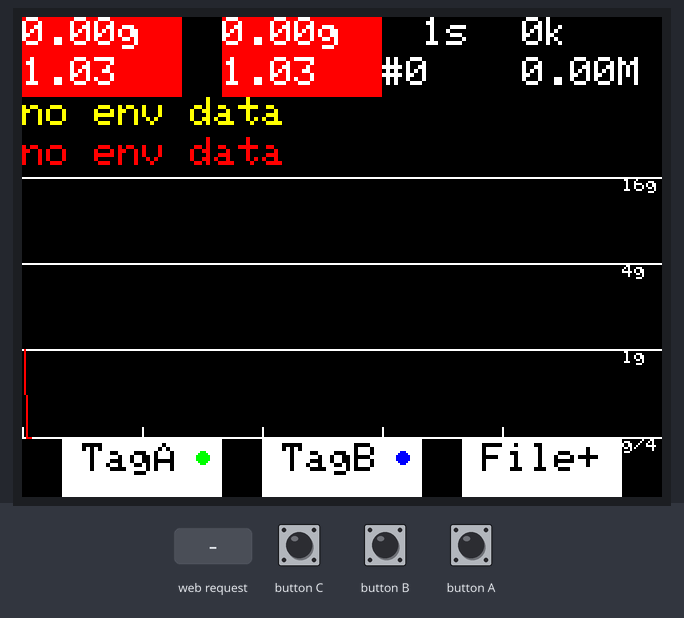
Bench run of a sketch on a simulated ESP32. Parts: 320×240 colour display. Inputs (shaded band) come from the test bench. Storage starts empty; what the sketch prints to the serial monitor is not drawn.

Above: at 1.3 s.
1.4 s: button C pressed for 0.15 s
At 1.78 s:
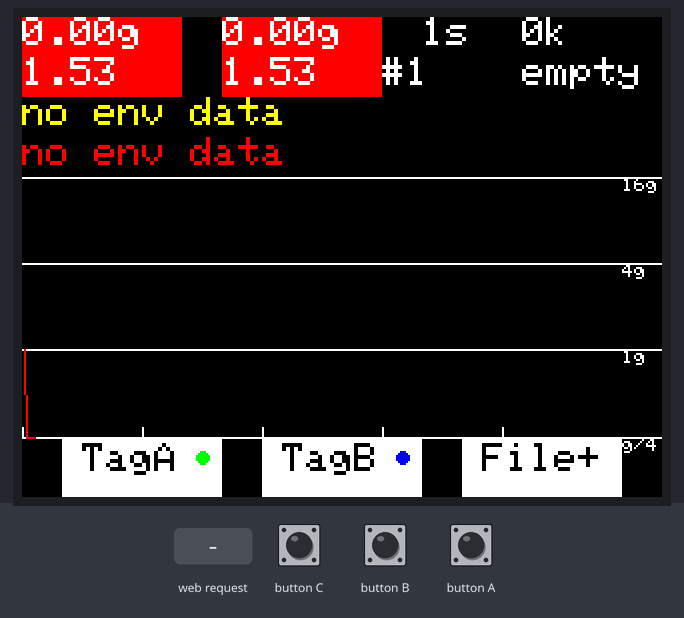
4.5 s: HTTP request GET /data_ received
At 4.78 s:
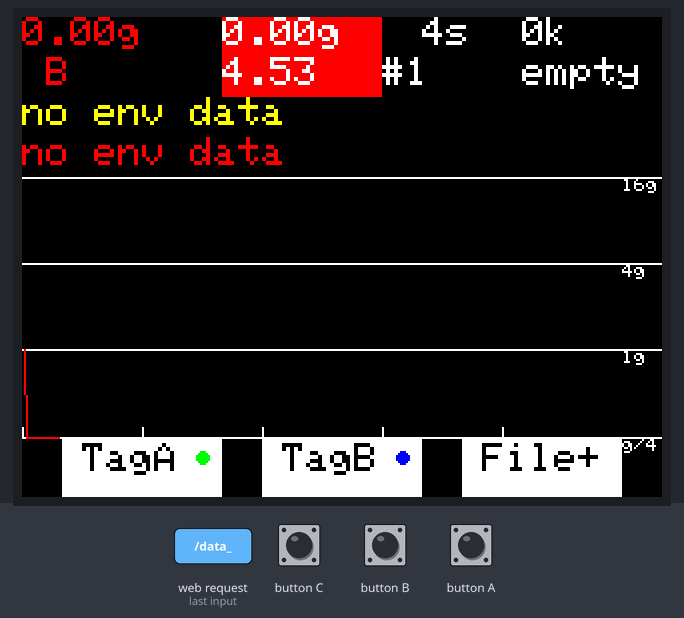
7.5 s: button B pressed for 0.15 s
At 7.9 s:
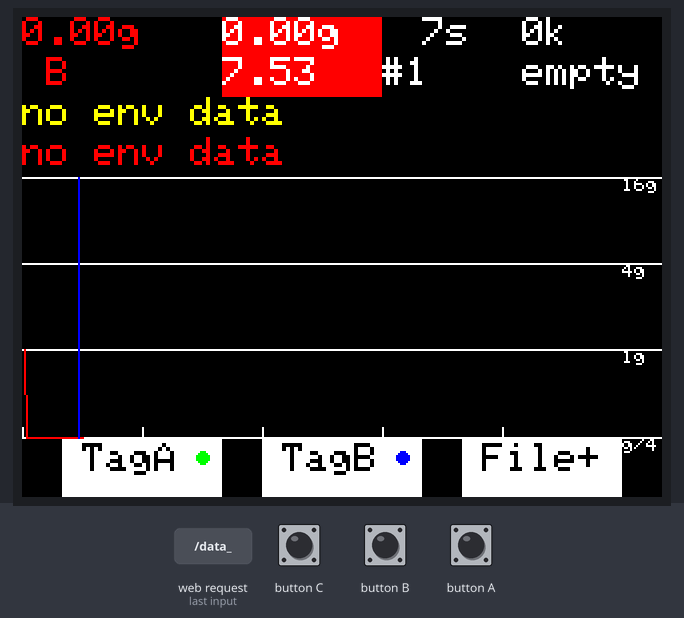
10.0 s: button A pressed for 0.15 s
At 10.28 s:
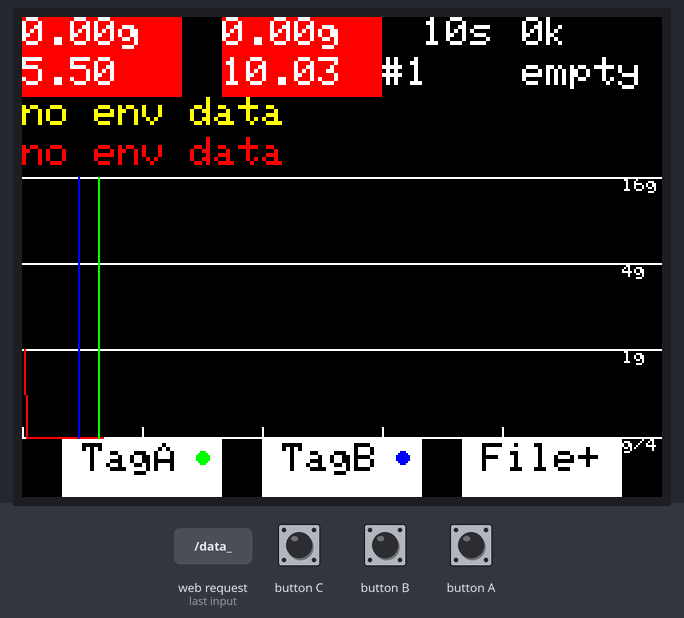
12.5 s: button C pressed for 1 s
At 12.79 s:
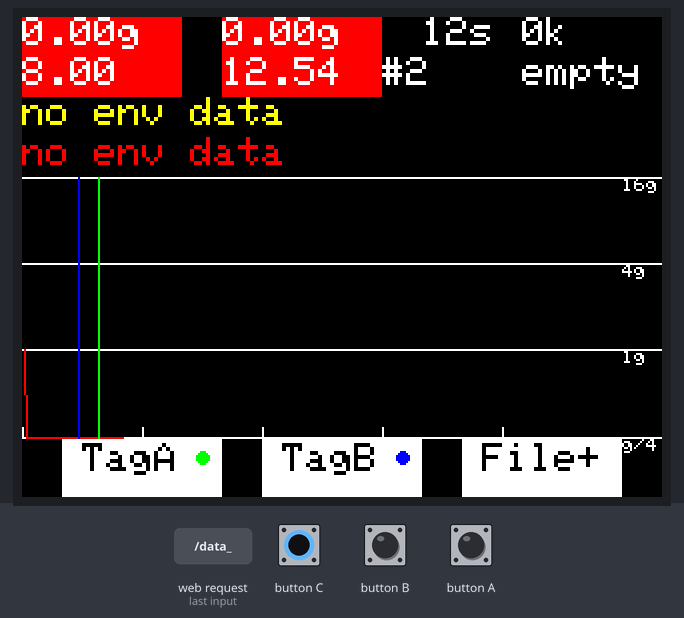
15.0 s: button B pressed for 1 s
At 15.29 s:
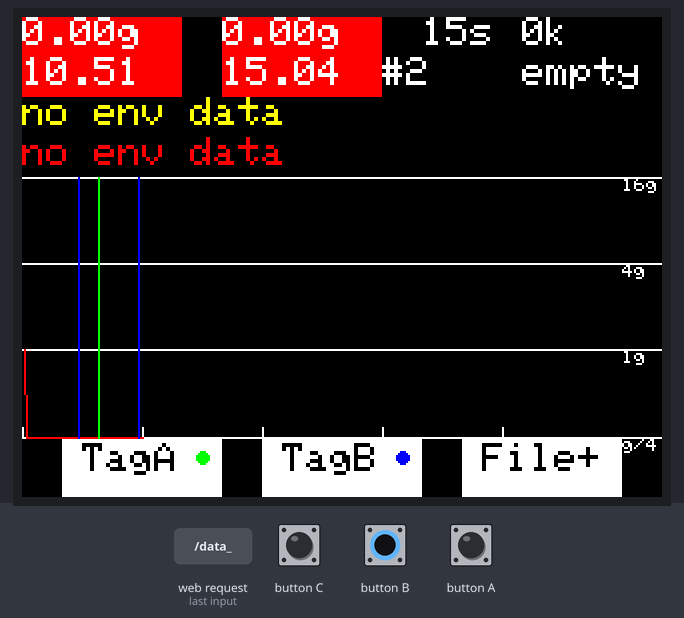
Timing chart, 0 to 18.0 s (numbered marks = the images above; inputs shaded):
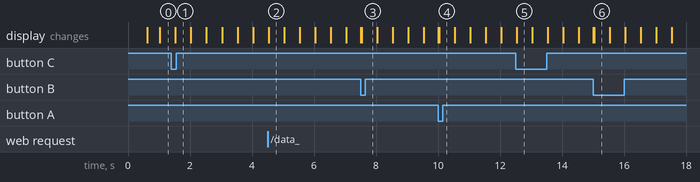

Measured:
- after the input at 1.4 s, the display: changes after 0.13 s (image 1)
- after the input at 4.5 s, the display: changes at once (image 2)
- after the input at 7.5 s, the display: first changes at once (image 3 shows a later state)
- after the input at 10.0 s, the display: first changes at once (image 4 shows a later state)
- what the display in image 2 shows lasts 0.5 s, from 4.5 s to 5.0 s

The sketch:

AccelServer.ino
```cpp
#include <M5Stack.h>
#include <WiFi.h>
#include <WiFiClient.h>
#include <WiFiAP.h>
#include <SD.h>
#include <SPI.h>
auto colorA = YELLOW;
auto colorB = RED;
// WiFi network configuration
const char* ssid = "M5Stack_AP";
const char* password = "12345678";
IPAddress local_ip({192,168,100,1});
IPAddress gateway=local_ip;
IPAddress subnet({255,255,255,0});
long lastLogTime = 0;
long xCoord = 0;
const int minY = 80;
const int maxY = 210;
const float minLog = 0.25;
const float maxLog = 16;
// Server for tcp connections
WiFiServer server(1234);

//http server with uri and header handling
#include <WebServer.h>
WebServer webServer(80);
String envData="no env data";
String envDataA="no env data";
String envDataB="no env data";

File logFile;
const int MAX_CLIENTS=2;
WiFiClient clients[MAX_CLIENTS] ;
String lastData[MAX_CLIENTS];
long int lastTime[MAX_CLIENTS];
String buffer;
int fileNumber = 0;
bool buttonApressed = false;
bool buttonBpressed = false;
bool buttonCpressed = false;
void setup() {
  M5.begin();
  Serial.begin(115200);
 if(buffer.reserve(5000)){
    Serial.println("Buffer reserved");
  } else
  {
    M5.Lcd.println("Failed to reserve buffer");
  }
  // Initialize the screen
  M5.Lcd.println("Starting...");

  // Initialize SD card
  if (!SD.begin()) {
    M5.Lcd.println("SD Card initialization failed!");
    delay(2000);
    ESP.restart();
  }
  // find the largest number for the file name and create data_NN+1.txt
  while (SD.exists("/data_" + String(fileNumber) + ".txt")) {
    fileNumber++;
  }
 logFile = SD.open("/data_" + String(fileNumber) + ".txt", FILE_WRITE);
 logFile.println("# starting at unknown time");
 logFile.flush();

  if (!logFile) {
    M5.Lcd.println("Failed to open file for writing!");
  }

  // Set up Wi-Fi access point
  WiFi.softAPConfig(local_ip, gateway, subnet);
  WiFi.softAP(ssid, password);

  M5.Lcd.println("Access point set up!");
  M5.Lcd.print("SSID: ");
  M5.Lcd.println(ssid);
  M5.Lcd.print("Password: ");
  M5.Lcd.println(password);
  M5.Lcd.print("IP address: ");
  M5.Lcd.println(WiFi.softAPIP());

  // Start the server
  server.begin();
  webServer.begin();
  webServer.on("/",  []() {
    //list files on SD card
    //html content

    File root = SD.open("/");
    String files = "";
    //send header


    while (File file = root.openNextFile()) {
      //http link
      files += "<a href='/";
      files += file.name();
      files += "'>";
      files += file.name();
      files += "</a> ";
      files += file.size();
      files += "<br>";
      file.close();
    }
   webServer.send(200, "text/html", files);

  });
  webServer.onNotFound( []() {
    String file = webServer.uri();
    File f = SD.open(file);
    if (f) {
      //read 10kb at time and send it
      while (f.available()) {
        char buffer[1024];
        int n = f.readBytes(buffer, 1024);
        webServer.sendContent(buffer, n);
      }


    } else {
      webServer.send(404, "text/plain", "File not found "+webServer.uri());
    }
   });
  // webServer.on("/current",  [](WebServer &server) {
  //   //send logFile
  //   if (logFile) {
  //     server.send(200, "text/plain", logFile.readString()+buffer);
  //   } else {
  //     server.send(404, "text/plain", "File not found");
  //   }

  // });
  // webServer.on("/status",  [](WebServer &server) {
  //   //send logFile
  //   String status = "File: " + String(fileNumber) + " Size: " + String(logFile.size()) + " Buffer: " + String(buffer.length());
  //   status+= " Clients: ";
  //   for (int i = 0; i < MAX_CLIENTS; i++) {
  //     if (clients[i]) {
  //       status += clients[i].remoteIP().toString() + " ";
  //     }
  //   }
  //   status+= " Last data: ";
  //   for (int i = 0; i < MAX_CLIENTS; i++) {
  //     if (lastTime[i]) {
  //       status += String((millis()-lastTime[i])/1000.) + " ";
  //       status+= lastData[i] + " ";
  //     }
  //   }
  //   server.send(200, "text/plain", status);
  // });
  M5.Lcd.println("Server started!");

 // add interrupt on buttons

}

void loop() {
  M5.update();
  webServer.handleClient();
  WiFiClient newClient = server.available();
  if (newClient) {
    Serial.println("New Client Connected.");
    bool added = false;
    for (int i = 0; i < MAX_CLIENTS; i++) {
      if (!clients[i]) {
        clients[i] = newClient;
        clients[i].setTimeout(1000);
        added = true;
        break;
      }
    }
    if (!added) {
      Serial.println("Max clients reached, restarting.");
      newClient.stop();
      for (int i = 0; i < MAX_CLIENTS; i++) {
        clients[i].stop();
      }

    //  ESP.restart();

    }
  }
  logToScreen();
  if(M5.BtnC.wasPressed()){
    buttonApressed = false;
    Serial.println("Button C pressed");
    fileNumber++;
    logFile.println(buffer);
    logFile.flush();
    logFile.close();
    logFile = SD.open("/data_" + String(fileNumber) + ".txt", FILE_WRITE);
    if (!logFile) {
      M5.Lcd.println("Failed to open file for writing!");
    }
  }
  if(M5.BtnB.wasPressed()){
    buttonBpressed = false;
    logToSD(String(millis()) + " " + "Button B pressed");
    M5.Lcd.drawLine(xCoord,maxY,xCoord,minY,BLUE);
  }
  if(M5.BtnA.wasPressed()){
    buttonApressed = false;
    logToSD(String(millis()) + " " + "Button A pressed");
    M5.Lcd.drawLine(xCoord,maxY,xCoord,minY,GREEN);
  }
  for (int i = 0; i < MAX_CLIENTS; i++) {
    if (clients[i] && clients[i].connected()) {
      if (clients[i].available()) {
        String line = clients[i].readStringUntil('\n');
        if(line.substring(0,3)=="HTP"){
          envData = line.substring(4);
          if(line.substring(0,4)=="HTPA")
            envDataA= envData;
           else
            envDataB=envData;
        } else {
          lastTime[i] = millis();
          lastData[i] = line;
        }
        //add millis() and IP of client to the data
        line = String(millis()) + " " + clients[i].remoteIP().toString() + " " + line;

        // Log data to SD card
        logToSD(line);
        // Display data on screen
        // Log data to Serial (for debugging)
        //Serial.println(line);
      }
    } else {
      if (clients[i]) {
        clients[i].stop();
        clients[i] = NULL;
        // move up the other clients
        for (int j = i + 1; j < MAX_CLIENTS; j++) {
          clients[j - 1] = clients[j];
          clients[j] = NULL;
        }
        Serial.println("Client Disconnected.");
      }
    }
  }
  // WiFiClient client = server.available();

  // if (client) {
  //   Serial.println("New Client Connected.");
  //   while (client.connected()) {
  //     if (client.available()) {
  //       String line = client.readStringUntil('\n');
  //       //add millis() and IP of client to the data
  //       logToScreen(line);
  //       line = String(millis()) + " " + client.remoteIP().toString() + " " + line;
  //       // Log data to SD card
  //       logToSD(line);
  //       // Display data on screen
  //       // Log data to Serial (for debugging)
  //       Serial.println(line);
  //     }
  //   }
  //   client.stop();
  //   Serial.println("Client Disconnected.");
  // }


}
long lastSDTime = 0;
void logToSD(const String& data) {
  if (logFile) {
    if(data.length() + buffer.length() > 10000 or millis()-lastSDTime>30000 or millis()<lastSDTime){
      buffer+=data+"\n";
      logFile.print(buffer);
      logFile.flush();
      buffer="";
      lastSDTime=millis();
    //  M5.Lcd.println("SD");

    }
    else{
      buffer+=data+"\n";
    }
  } else {
    M5.Lcd.println("Failed to log data to SD card!");
  }
}


int logY(float y) {
  if(y<=0) return 210;
  return (int)(maxY - (maxY - minY) * ( (log(y) - log(minLog)) / ( log(maxLog) - log(minLog))));
}
int lastY[MAX_CLIENTS]={logY(1),logY(1)};
void logToScreen() {
  if(millis() - lastLogTime < 500 && millis() > lastLogTime){
    return;
  }
  lastLogTime = millis();

   if(xCoord > 300 || xCoord == 0){
      M5.Lcd.fillScreen(BLACK);
      M5.Lcd.setTextSize(2);
      //Draw buttons
      //A: tagA
      //B: tagB
      //C: File+
      M5.Lcd.fillRect(0,maxY+1,320,40,BLACK);
      M5.Lcd.setTextColor(BLACK);
      M5.Lcd.fillRect(20,maxY+1,80,40,WHITE);
      M5.Lcd.setCursor(30,maxY+3);
      M5.Lcd.print("TagA");

      M5.Lcd.fillRect(120,maxY+1,80,40,WHITE);
      M5.Lcd.setCursor(130,maxY+3);
      M5.Lcd.print("TagB");
      //draw circle green/blue next to tagA and B
      M5.Lcd.fillCircle(90,maxY+10,3,GREEN);
      M5.Lcd.fillCircle(190,maxY+10,3,BLUE);

      M5.Lcd.fillRect(220,maxY+1,80,40,WHITE);
      M5.Lcd.setCursor(230,maxY+3);
      M5.Lcd.print("File+");
      M5.Lcd.setTextSize(1);
      // //Draw white line a 2g and 4g
      // M5.Lcd.drawLine(0, 240 - 2*30, 320, 240 - 2*30, WHITE);
      // M5.Lcd.drawLine(0, 240 - 4*30, 320, 240 - 4*30, WHITE);
      // M5.Lcd.drawLine(0, 240 - 6*30, 320, 240 - 6*30, WHITE);
      // //write on the right side "2g", "4g", "6g"
      // M5.Lcd.setCursor(300, 240 - 2*30);
      // M5.Lcd.print("2g");
      // M5.Lcd.setCursor(300, 240 - 4*30);
      // M5.Lcd.print("4g");
      // M5.Lcd.setCursor(300, 240 - 6*30);
      // M5.Lcd.print("6g");
      //Draw log scale with lines at 0.25, 1, 4, 16

      M5.Lcd.drawLine(0, logY(0.25), 320, logY(0.25), WHITE);
      M5.Lcd.drawLine(0, logY(1), 320, logY(1), WHITE);
      M5.Lcd.drawLine(0, logY(4), 320, logY(4), WHITE);
      M5.Lcd.drawLine(0, logY(16), 320, logY(16), WHITE);
      //write on the right side "0.25g", "1g", "4g", "16g"
      M5.Lcd.setTextColor(WHITE);
      M5.Lcd.setCursor(300, logY(0.25));
      M5.Lcd.print("g/4");
      M5.Lcd.setCursor(300, logY(1));
      M5.Lcd.print("1g");
      M5.Lcd.setCursor(300, logY(4));
      M5.Lcd.print("4g");
      M5.Lcd.setCursor(300, logY(16));
      M5.Lcd.print("16g");


      //Draw Bounding box for the graph using min max
      M5.Lcd.drawLine(0, minY, 320, minY, WHITE);


      //Draw ticks on X axis every 30 seconds
      for(int i=0;i<5;i++){
        M5.Lcd.drawLine(60*i, maxY, 60*i, maxY-5, WHITE);
      }


      xCoord = 0;
    }


  //print time since last SD write
  M5.Lcd.setTextColor(WHITE);
  M5.Lcd.fillRect(180,0,140,40,BLACK);
  M5.Lcd.setCursor(200,0);
  M5.Lcd.print(int((millis()-lastSDTime)/1000.));
  M5.Lcd.print("s ");
  M5.Lcd.setCursor(250,0);
  M5.Lcd.print(buffer.length()/1000);
  M5.Lcd.print("k");
  M5.Lcd.setCursor(180,20);
  M5.Lcd.print("#");
  M5.Lcd.print(fileNumber);
  M5.Lcd.print(" ");
  M5.Lcd.setCursor(0,40);
  M5.Lcd.fillRect(0,40,320,20,BLACK);
  M5.Lcd.setTextColor(colorA);
  M5.Lcd.print(envDataA);
  M5.Lcd.setCursor(0,60);
  M5.Lcd.fillRect(0,60,320,20,BLACK);
  M5.Lcd.setTextColor(colorB);
  M5.Lcd.print(envDataB);
  M5.Lcd.setTextColor(WHITE);

  M5.Lcd.setCursor(250,20);
  if(logFile && logFile.size() > 0 ) {
    M5.Lcd.print(logFile.size()/1e6);
    M5.Lcd.print("M");
  } else {
    M5.Lcd.print("empty");
  }
  for(int i=0;i<MAX_CLIENTS;i++){
    //print first 5 chars of the data
    //parse data "A 10.3 1234567890,1.23,4.56,7.89"

    float total = lastData[i].substring(2,7).toFloat();
    bool isA = (lastData[i].substring(0,1)=="A");
    //write data in a fixed position
    //increase font size
    if(isA) M5.Lcd.setTextColor(colorA);
    else M5.Lcd.setTextColor(colorB);
    if(lastTime[i] < millis()-3000) {
      //set background color to RED if the data is old
      M5.Lcd.fillRect(i*100,0,80,40,RED);
      M5.Lcd.setCursor(i*100,20);
      M5.Lcd.setTextColor(WHITE);

      M5.Lcd.println((millis()-lastTime[i])/1000.);
    } else {
      M5.Lcd.fillRect(i*100,0,80,40,BLACK);
      M5.Lcd.setCursor(i*100,20);
      M5.Lcd.print(isA?"  A ":" B ");
    }
    M5.Lcd.setCursor(i*100,0);
    M5.Lcd.setTextSize(2);
    M5.Lcd.print(total);
    M5.Lcd.print("g");
    //Draw graph
    //M5.Lcd.drawLine(xCoord+i*160, 240 , xCoord+i*160, 240 - total*50, (i>0)?GREEN:RED);
    //Draw points
    int y=240 - total*30;

    //M5.Lcd.drawPixel(xCoord+i,y, (i>0)?GREEN:RED);
    if(i==0)  xCoord+=2;
    //M5.Lcd.drawLine(xCoord-1, lastY[i] , xCoord, y, (isA)?colorA:colorB);
    // use log
    M5.Lcd.drawLine(xCoord-1, lastY[i] , xCoord, logY(total), (isA)?colorA:colorB);
    lastY[i]=logY(total);
   // lastY[i]=y;

  //M5.Lcd.println();
  // Clear the screen if it's full
}
}
```
